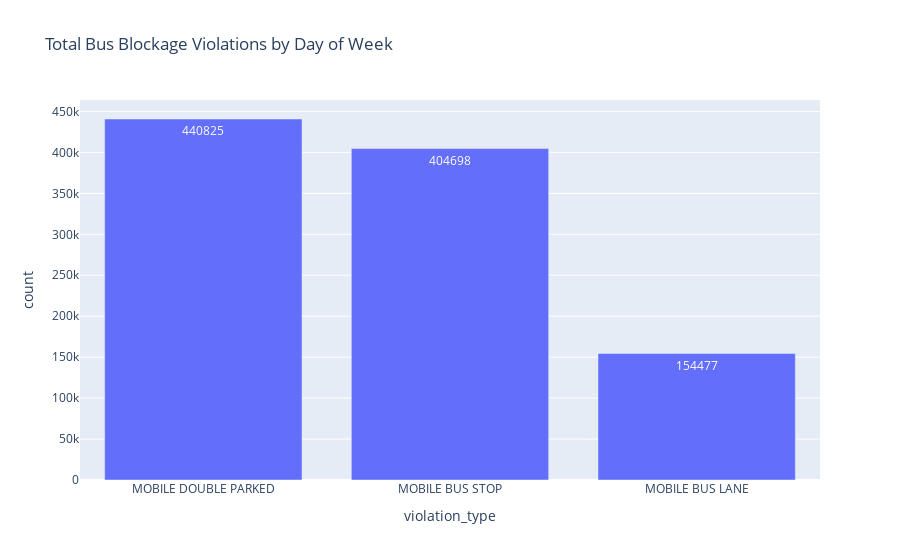

Notebook source saved alongside this figure:
### Code cell
fig = px.bar(
    violation_type_df,
    x="violation_type",
    y="count",
    title="Total Bus Blockage Violations by Day of Week",
    text="count"
)

fig.update_traces(textposition="inside")  # show counts on top
fig.update_layout(height=500)  # increase figure height

fig.show()

### Figure 1 — Plotly figure (JSON) as saved in the notebook; plotly's stock layout.template omitted (floating-point values rounded to 4 significant figures)
{"data": [{"alignmentgroup": "True", "hovertemplate": "violation_type=%{x}<br>count=%{text}<extra></extra>", "legendgroup": "", "marker": {"color": "#636efa", "pattern": {"shape": ""}}, "name": "", "offsetgroup": "", "orientation": "v", "showlegend": false, "text": [440825, 404698, 154477], "textposition": "inside", "type": "bar", "x": ["MOBILE DOUBLE PARKED", "MOBILE BUS STOP", "MOBILE BUS LANE"], "xaxis": "x", "y": [440825, 404698, 154477], "yaxis": "y"}], "layout": {"autosize": true, "barmode": "relative", "legend": {"tracegroupgap": 0}, "title": {"text": "Total Bus Blockage Violations by Day of Week"}, "xaxis": {"anchor": "y", "autorange": true, "domain": [0, 1], "range": [-0.5, 2.5], "title": {"text": "violation_type"}, "type": "category"}, "yaxis": {"anchor": "x", "autorange": true, "domain": [0, 1], "range": [0, 464000.0], "title": {"text": "count"}, "type": "linear"}}}
